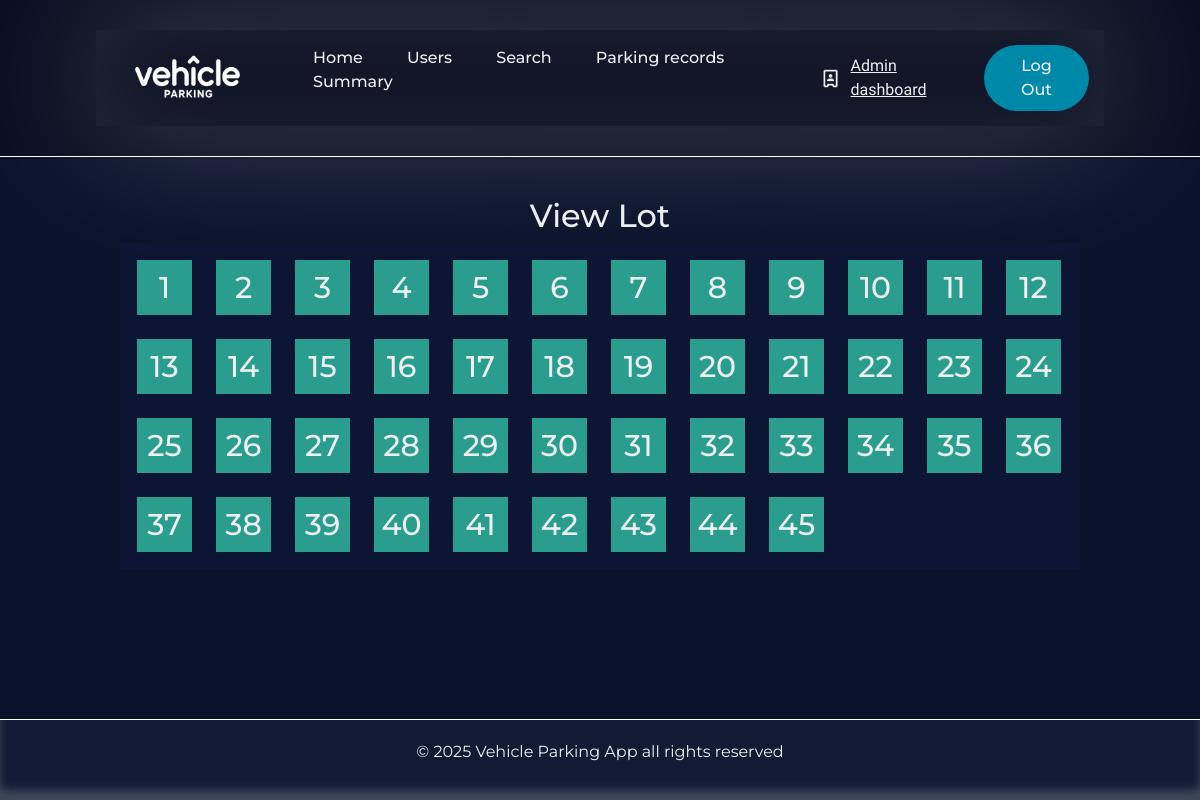
Page /view-parking-lot/5 on the earlier database version.
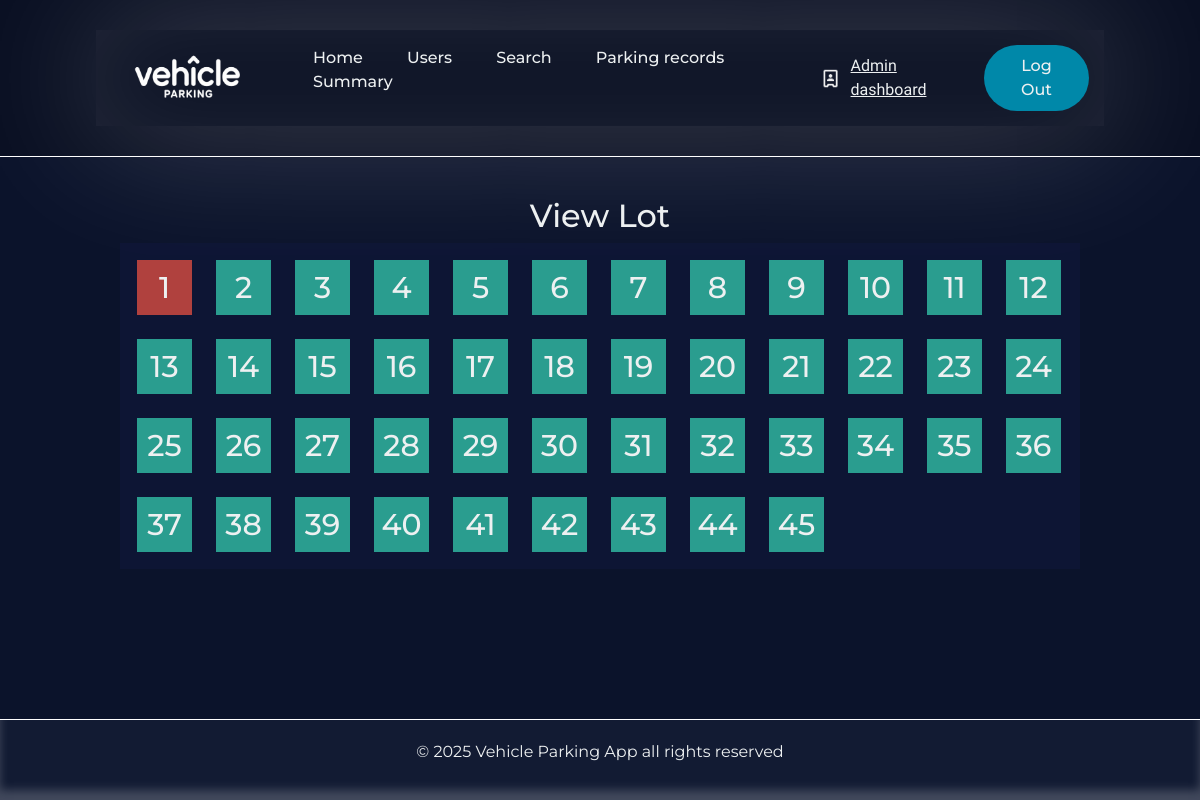
Same page on the later database version.
### Application/models.py (models this page shows)
class Parkingspots(db.Model):
    __tablename__='parking_spots'
    id=db.Column(db.Integer,primary_key=True)
    lot_id=db.Column(db.Integer,db.ForeignKey('parking_lot.id'),nullable=False)
    spot_number=db.Column(db.Integer,nullable=False)
    status=db.Column(db.String(20),default='Available',nullable=False) # A= Available,O=Occupied
    record=db.relationship('Parkingrecords',backref='spot',lazy=True)

### Application/controllers.py (the view)
@app.route('/view-parking-lot/<int:lot_id>',methods=['GET','POST'])
def view_lot(lot_id):
    parking_spots=Parkingspots.query.filter_by(lot_id=lot_id).all()
    return render_template('view_parkinglot.html',parking_spots=parking_spots)

### templates/view_parkinglot.html (shortened to what this page needs)
{% extends 'admin_base.html' %}
{% block content %}
<div class="view-container">
            <div class="view-lot-heading">
                <h2> View Lot </h2>
            </div>
            <div class="view-parking-lot">
            {% for spots in parking_spots %}
                {% if spots.status=='A' %}
                    <a href="/view-parking-spot/Available/{{spots.id}}">
                        <div class="parking-spots-available">
                            {{spots.spot_number}}
                        </div>
                    </a>
                {% else %}
                    <a href="/view-parking-spot/Occupied/{{spots.id}}">
                        <div class="parking-spots-occupied">
                            {{spots.spot_number}}
                        </div>
                    </a>
                {% endif %}
            {% endfor %}
            </div>
</div>
{% endblock %}

Differences in the rows shown:
changed Parkingspots (number 1 of 45 on the later page): status "A" → "O" (drawn)
